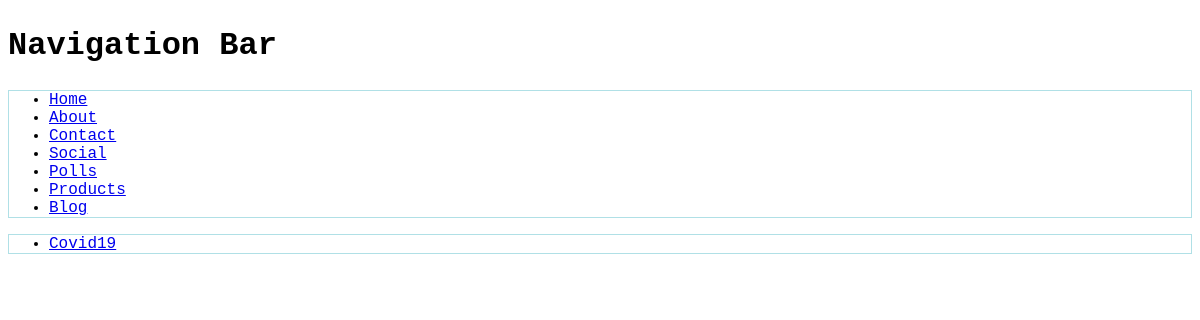
The app's page /Blog/, older data.
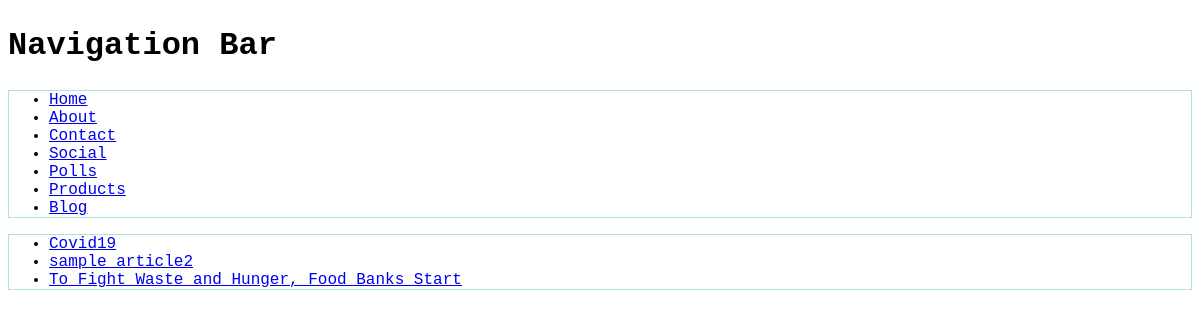
The same page, newer data.
### Blog/models.py (models this page shows)
class Article(models.Model):
    title = models.CharField(max_length=120)
    url = models.URLField(default= "https://www.google.com/")
    description = models.TextField(blank = True, null = True)
    author = models.CharField(max_length = 30)
    text = models.TextField(blank = True, null = True)
    pub_date = models.DateTimeField('date published')
    image = models.ImageField(upload_to = 'gallery', default='gallery/FitSimplify.jpg')
    def get_absolute_url(self):
        return reverse("Blog:article-detail", kwargs={"id": self.id})

### Blog/views.py (the view)
# urls.py: path('', article_list_view, name = 'article-list'),
def article_list_view(request):
    queryset = Article.objects.all()
    context = {
        "object_list": queryset
    }
    return render(request, "Blog/article_list.html", context)

### Blog/templates/Blog/article_list.html
{% extends 'base.html' %}
{% block content %}
    <ul>
    {% for instance in object_list %}
    <li> <a href = '{{ instance.get_absolute_url }}'>{{ instance.title}}</a></li>
    {% endfor %}
    </ul>
{% endblock %}

Row changes from the older to the newer data that the page shows:
added Article: title "sample article2"
added Article: title "To Fight Waste and Hunger, Food Banks Start"
